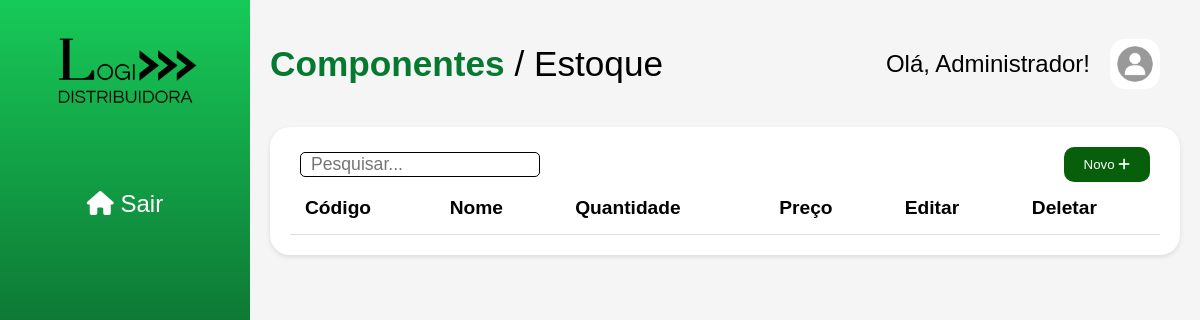
Before: /produtos/ (signed in) with the older database file.
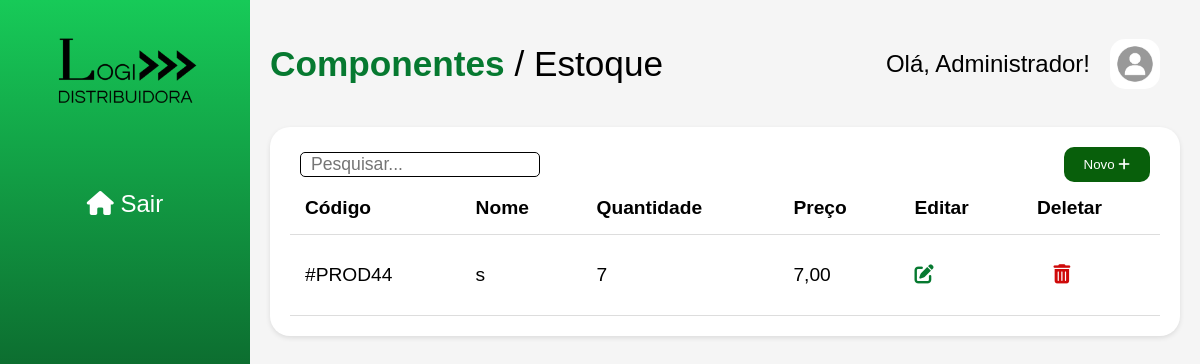
After: the same page with the newer database file.
### produtos/models.py (models this page shows, shortened)
class Produto (models.Model):
    nome = models.CharField(max_length=100)
    descricao = models.TextField(blank=True, null=True)
    preco = models.DecimalField(max_digits=8, decimal_places=2)
    quantidade = models.IntegerField()
    data_cadastro = models.DateField(default=timezone.now)

### estoque/views.py (the view)
# urls.py: path('produtos/', views.pagina_inicial, name='pagina_inicial'),  # Certifique-se de que você está incluindo as URLs do app 'produtos'
@login_required
def pagina_inicial(request):
    produtos = Produto.objects.all()
    return render(request, 'estoque/pagina_inicial.html', {'produtos': produtos})

### templates/estoque/pagina_inicial.html (shortened to what this page needs)
{% load static %}
<!DOCTYPE html>
<html>
<head>
  <link rel="stylesheet" href="https://cdnjs.cloudflare.com/ajax/libs/font-awesome/6.0.0/css/all.min.css" />
  <link rel="stylesheet" href="{% static 'css/main_page.css' %}">
</head>
<body>
  <div class="container">
    <aside class="sidebar">
      <div class="logo">
        <img src="{% static 'img/logo_oficial.png' %}" alt="Logo">
      </div>
      <ul class="menu">
        <li><a href="{% url 'login' %}"><i class="fas fa-home"></i> Sair</a></li>
      </ul>
    </aside>
    <main class="content">
      <header>
        <h1><span>Componentes </span> / Estoque</h1>
        <div class="user-info">
          <span>Olá, {{ user.first_name }}!</span>
          <img src="{% static 'img/user.jpeg' %}" alt="Foto do usuário">
        </div>
      </header>
      <section class="inventory">
        <div class="search-bar">
          <input type="text" placeholder="Pesquisar...">
          <a href="{% url 'cadastrar_produto' %}"><button class="new-item">Novo <i class="fas fa-plus"></i></button></a>
        </div>
        <table>
          <thead>
            <tr>
              <th>Código</th>
              <th>Nome</th>
              <th>Quantidade</th>
              <th>Preço</th>
              <th>Editar</th>
              <th>Deletar</th>
            </tr>
          </thead>
          <tbody>
            <tr>
                {% for produto in produtos %}
                    <td>
                      #PROD{{ produto.id }}
                    </td>
                    <td>
                      {{ produto.nome }}
                    </td>
                    <td>
                      {{ produto.quantidade }}
                    </td>
                    <td>
                      {{ produto.preco }}
                    </td>
                    <td>
                      <a href="{% url 'editar_produto' produto.id %}" class="edit">
                        <i class="fas fa-edit"></i>
                      </a>
                    </td>
                    <td>
                        <button class="delete" data-id="{{ produto.id }}">
                            <i class="fas fa-trash-alt"></i>
                        </button>
                    </td>
                    </tr>
                {% endfor %}
          </tbody>
        </table>
      </section>
    </main>
  </div>
</body>
</html>

Changed rows visible on the page:
added Produto: id "44", nome "s", quantidade "7", preco "7,00"
